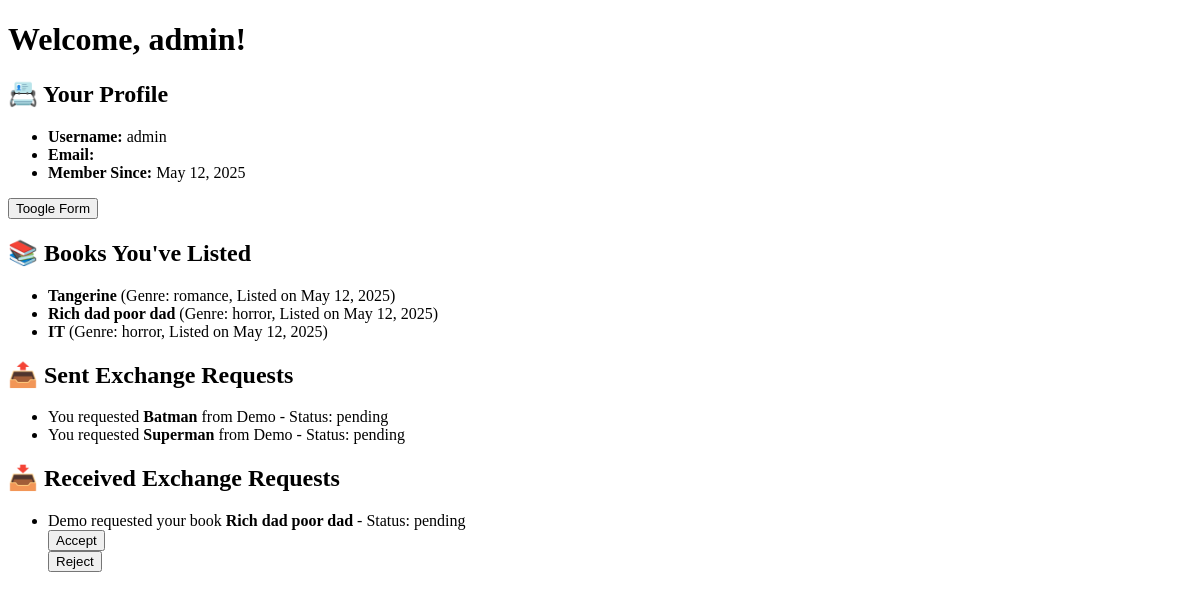
The page /profile/ (signed in) on the database as committed earlier.
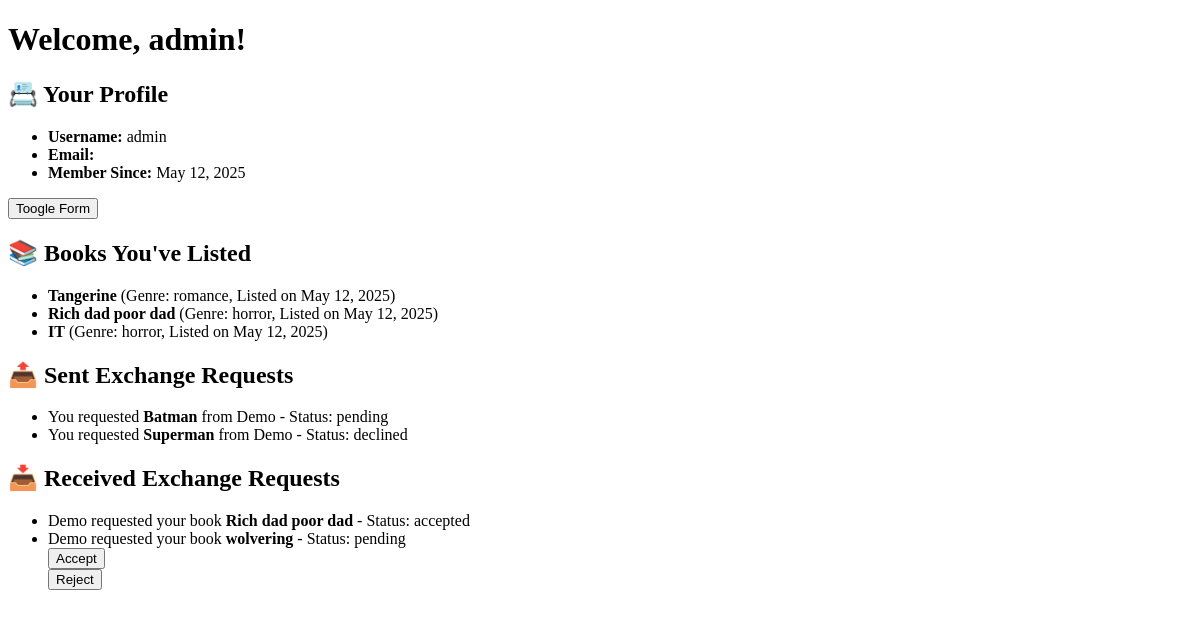
The same page on the database as committed later.
### bookswap/models.py (models this page shows, shortened)
class Book(models.Model):
    Genre_Options = [
        ('horror', 'Horror'),
        ('thriller', 'Thriller'),
        ('romance', 'Romance'),
    ]
    user = models.ForeignKey(User, on_delete=models.CASCADE,default=default_user)  # Who posted the book
    book_id = models.AutoField(primary_key=True)
    book_name = models.CharField(max_length=255)
    book_author = models.CharField(max_length=255)
    book_description = models.TextField()
    genre = models.CharField(max_length=100, choices=Genre_Options)
    created_at = models.DateTimeField(auto_now_add=True)
    updated_at = models.DateTimeField(auto_now=True)

class Request(models.Model):
    STATUS_CHOICES = [
        ('pending', 'Pending'),
        ('accepted', 'Accepted'),
        ('declined', 'Declined'),
    ]
    request_id = models.AutoField(primary_key=True)
    status = models.CharField(max_length=10, choices=STATUS_CHOICES, default='pending')
    book = models.ForeignKey(Book, related_name='requests', on_delete=models.CASCADE)
    requester = models.ForeignKey(User, related_name='sent_requests', on_delete=models.CASCADE)
    receiver = models.ForeignKey(User, related_name='received_requests', on_delete=models.CASCADE)

### bookswap/views.py (the view, shortened to what this page needs)
# urls.py: path('profile/',Userprofile.as_view(),name='profile-page'),
@method_decorator(login_required, name='dispatch')
class Userprofile(View):
        def get(self,request):
            try:
                Current_user_info = User.objects.get(id=request.user.id)
                book_list_form = Book_Model_Form()
                Book_List = Book.objects.filter(user=request.user)
                sent_request = Request.objects.filter(requester=request.user)
                receiver_request = Request.objects.filter(receiver=request.user)
                context = {'username':Current_user_info.username,'email':Current_user_info.email,'date_joined':Current_user_info.date_joined,'book_list_form':book_list_form,'Book_List':Book_List,'sent_request':sent_request,'recieved_request':receiver_request}
                return render(request,'profile.html',context=context)
            except Exception as e:
                    print(f"Error in registration: {e}")

### bookswap/models.py (called while the page is built)
def default_user():
    return User.objects.first().id

### bookswap/templates/profile.html (shortened to what this page needs)
<!DOCTYPE html>
{% load static %}
<html>
<head>
</head>
<body>
    <h1>Welcome, {{ username }}!</h1>
    <h2>📇 Your Profile</h2>
    <ul>
        <li><strong>Username:</strong> {{ username }}</li>
        <li><strong>Email:</strong> {{ email }}</li>
        <li><strong>Member Since:</strong> {{ date_joined|date:"F j, Y" }}</li>
    </ul>
    <button id="toggleBtn" onclick="toggleform()">Toogle Form</button>
    <h2>📚 Books You've Listed</h2>
    <ul>
        {% for book in Book_List %}
            <li>
                <strong>{{ book.book_name }}</strong> (Genre: {{ book.genre }}, Listed on {{ book.created_at|date:"M j, Y" }})
            </li>
        {% empty %}
            <li>No books listed yet.</li>
        {% endfor %}
    </ul>
    <h2>📤 Sent Exchange Requests</h2>
    <ul>
        {% for req in sent_request %}
            <li>You requested <strong>{{ req.book.book_name }}</strong> from {{ req.receiver.username }} - Status: {{ req.status }}</li>
        {% empty %}
            <li>No requests sent yet.</li>
        {% endfor %}
    </ul>
    <h2>📥 Received Exchange Requests</h2>
    <ul>
        {% for req in recieved_request %}
            <li>{{ req.requester.username }} requested your book <strong>{{ req.book.book_name }}</strong> - Status: {{ req.status }}</li>
            {% if req.status == "pending" %}
            <form method="POST" action="{% url 'Request_Accept' req.request_id %}" style="display:inline-block;">
                <button type="Submit">Accept</button>
            </form>
            <form method="POST" action="{% url 'Request_Reject' req.request_id %}">
                <button type="Submit">Reject</button>
            </form>
            {% endif %}
        {% empty %}
            <li>No incoming requests.</li>
        {% endfor %}
    </ul>
</body>
</html>

Rows that differ between the two databases and show on the page:
changed Request "Superman": status "pending" → "declined"
changed Request "Rich dad poor dad": status "pending" → "accepted"; no longer shows "Accept Reject"
added Request: requester.username "Demo", book.book_name "wolvering", status "pending", shows "Accept", shown under "📥 Received Exchange Requests"
